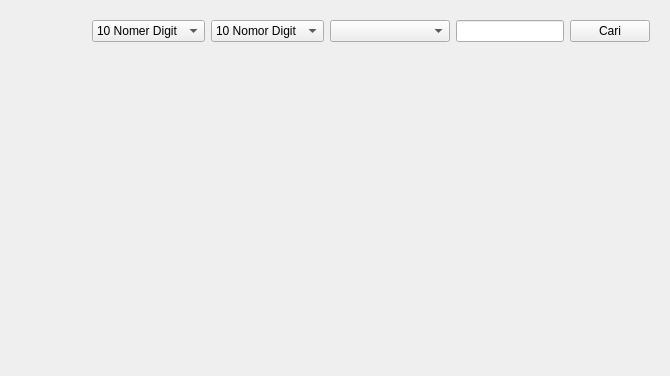
<?xml version="1.0" encoding="UTF-8"?>
<ui version="4.0">
 <class>HalamanPage</class>
 <widget class="QWidget" name="HalamanPage">
  <property name="geometry">
   <rect>
    <x>0</x>
    <y>0</y>
    <width>670</width>
    <height>376</height>
   </rect>
  </property>
  <property name="windowTitle">
   <string>Form</string>
  </property>
  <layout class="QGridLayout" name="gridLayout_2">
   <item row="0" column="0">
    <layout class="QGridLayout" name="gridLayout">
     <item row="0" column="0">
      <widget class="QStackedWidget" name="stackedWidget">
       <property name="currentIndex">
        <number>0</number>
       </property>
       <widget class="QWidget" name="page">
        <layout class="QGridLayout" name="gridLayout_4">
         <item row="0" column="0">
          <layout class="QGridLayout" name="gridLayout_3">
           <item row="0" column="5">
            <widget class="QPushButton" name="pushButton_cari">
             <property name="text">
              <string>Cari</string>
             </property>
             <property name="icon">
              <iconset resource="resource.qrc">
               <normaloff>:/res/system-search.png</normaloff>:/res/system-search.png</iconset>
             </property>
            </widget>
           </item>
           <item row="0" column="3">
            <widget class="QComboBox" name="comboBox_cari_provider">
             <property name="minimumSize">
              <size>
               <width>120</width>
               <height>0</height>
              </size>
             </property>
            </widget>
           </item>
           <item row="0" column="4">
            <widget class="QLineEdit" name="lineEdit_inputcari">
             <property name="clearButtonEnabled">
              <bool>true</bool>
             </property>
            </widget>
           </item>
           <item row="0" column="0">
            <spacer name="horizontalSpacer">
             <property name="orientation">
              <enum>Qt::Horizontal</enum>
             </property>
             <property name="sizeHint" stdset="0">
              <size>
               <width>40</width>
               <height>20</height>
              </size>
             </property>
            </spacer>
           </item>
           <item row="1" column="0" colspan="6">
            <widget class="FormTableView" name="formTableView" native="true"/>
           </item>
           <item row="0" column="1">
            <widget class="QComboBox" name="comboBox_kategori">
             <property name="minimumSize">
              <size>
               <width>110</width>
               <height>0</height>
              </size>
             </property>
             <item>
              <property name="text">
               <string>10 Nomer Digit</string>
              </property>
             </item>
             <item>
              <property name="text">
               <string>Nomer Cantik</string>
              </property>
             </item>
             <item>
              <property name="text">
               <string>Nomor Acak</string>
              </property>
             </item>
             <item>
              <property name="text">
               <string>Per Cluster</string>
              </property>
             </item>
             <item>
              <property name="text">
               <string>Per Provider</string>
              </property>
             </item>
            </widget>
           </item>
           <item row="0" column="2">
            <widget class="QComboBox" name="comboBox_kategori_nomor">
             <property name="minimumSize">
              <size>
               <width>110</width>
               <height>0</height>
              </size>
             </property>
             <item>
              <property name="text">
               <string>10 Nomor Digit</string>
              </property>
             </item>
             <item>
              <property name="text">
               <string>Nomor Cantik</string>
              </property>
             </item>
             <item>
              <property name="text">
               <string>Nomor Acak</string>
              </property>
             </item>
            </widget>
           </item>
          </layout>
         </item>
        </layout>
       </widget>
       <widget class="QWidget" name="page_2">
        <layout class="QGridLayout" name="gridLayout_6">
         <item row="0" column="0">
          <layout class="QGridLayout" name="gridLayout_5">
           <item row="0" column="0">
            <widget class="QGroupBox" name="groupBox">
             <property name="title">
              <string>Input Nomor</string>
             </property>
             <layout class="QGridLayout" name="gridLayout_8">
              <item row="0" column="0">
               <layout class="QGridLayout" name="gridLayout_7">
                <item row="0" column="2">
                 <widget class="QLineEdit" name="lineEdit_inputnomor">
                  <property name="clearButtonEnabled">
                   <bool>true</bool>
                  </property>
                 </widget>
                </item>
                <item row="1" column="0" colspan="2">
                 <widget class="QLabel" name="label_2">
                  <property name="text">
                   <string>Cluster</string>
                  </property>
                 </widget>
                </item>
                <item row="3" column="0">
                 <spacer name="verticalSpacer">
                  <property name="orientation">
                   <enum>Qt::Vertical</enum>
                  </property>
                  <property name="sizeHint" stdset="0">
                   <size>
                    <width>20</width>
                    <height>40</height>
                   </size>
                  </property>
                 </spacer>
                </item>
                <item row="0" column="0" colspan="2">
                 <widget class="QLabel" name="label">
                  <property name="text">
                   <string>Input Nomor</string>
                  </property>
                 </widget>
                </item>
                <item row="2" column="1">
                 <widget class="QPushButton" name="pushButton_cancel">
                  <property name="text">
                   <string>Cancel</string>
                  </property>
                 </widget>
                </item>
                <item row="2" column="0">
                 <widget class="QPushButton" name="pushButton_simpan">
                  <property name="text">
                   <string>Simpan</string>
                  </property>
                 </widget>
                </item>
                <item row="1" column="2">
                 <widget class="QLineEdit" name="lineEdit_kota">
                  <property name="clearButtonEnabled">
                   <bool>true</bool>
                  </property>
                 </widget>
                </item>
               </layout>
              </item>
             </layout>
            </widget>
           </item>
          </layout>
         </item>
        </layout>
       </widget>
      </widget>
     </item>
    </layout>
   </item>
  </layout>
 </widget>
 <customwidgets>
  <customwidget>
   <class>FormTableView</class>
   <extends>QWidget</extends>
   <header>formtableview.h</header>
   <container>1</container>
  </customwidget>
 </customwidgets>
 <resources>
  <include location="resource.qrc"/>
 </resources>
 <connections/>
</ui>
